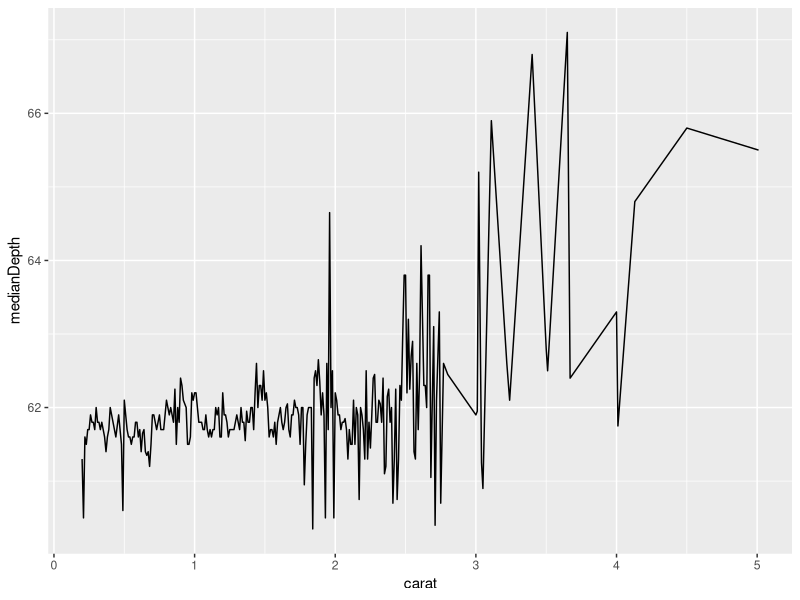

This chart was generated by the following R code: (Note: this script raises an error after producing the figure.)
library(tidyverse)
by_carat <- diamonds %>% 
  group_by(carat) %>%
  summarize(medianDepth = median(depth))
ggplot(by_carat, aes(x = carat, y = medianDepth)) + geom_line()

by_carat_clarity <- diamonds %>%
  group_by(carat, clarity) %>%
  summarize(medianPrice = median(price))
by_year_continent
ggplot(by_carat_clarity, aes(x = carat, y = medianPrice, color = clarity)) + geom_line()

by_clarity_c29 <- diamonds %>%
  filter(carat == 0.29) %>%
  group_by(clarity) %>%
  summarize(medianDepth = median(depth))
ggplot(by_clarity_c29, aes(x = clarity, y = medianDepth)) + geom_col()

# 5.4 Visualizing GDP per capita vy country in Ocenia 
oceania_1952 <- gapminder %>%
  filter(continent == "Oceania", year == 1952)
ggplot(oceania_1952, aes(x = country, y = gdpPercap)) + geom_col()

diamonds_29 <- diamonds %>%
  filter(carat == .29)
ggplot(diamonds_29, aes(x = price)) + geom_histogram()

ggplot(diamonds_29, aes(x = price)) + geom_histogram() + scale_x_log10()

ggplot(diamonds_29, aes(x = clarity, y = price )) + geom_boxplot() + scale_y_log10()

ggplot(diamonds_29, aes(x = clarity, y = price )) + geom_boxplot() + 
  scale_y_log10() + ggtitle("Comparing price per clarity")
